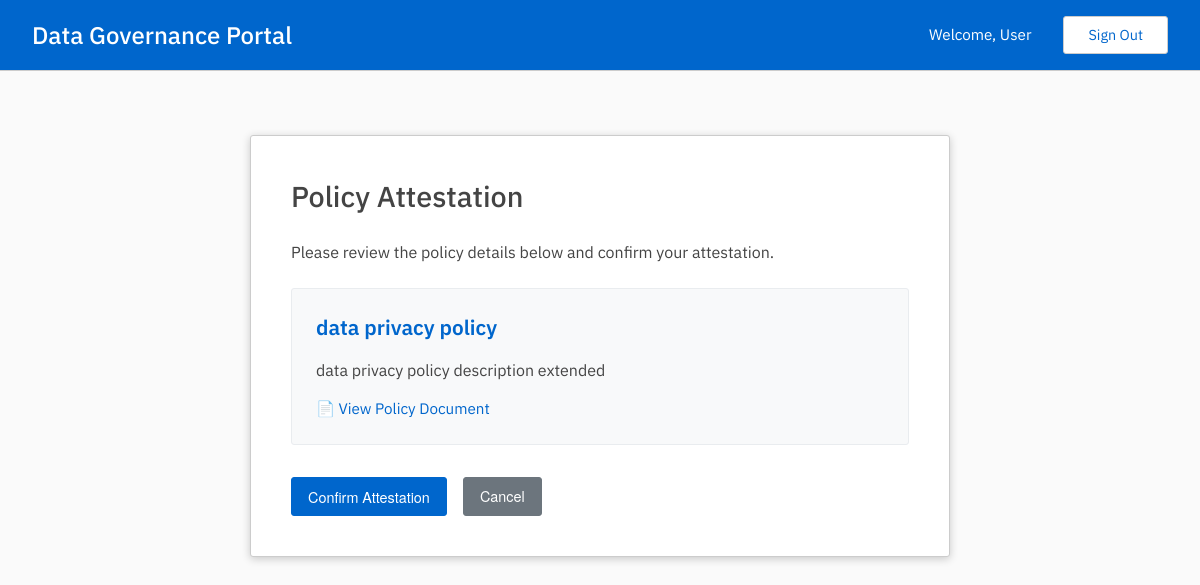
Screenshot of /user/attest/dbcb6d9a-1c7f-4633-9f4a-9ecc26459568 (signed in) with the database file from the repository.
### tables this page shows
CREATE TABLE policies(
        uuid TEXT UNIQUE NOT NULL PRIMARY KEY,
        name TEXT UNIQUE NOT NULL,
        description TEXT,
        pdf_link TEXT
        );

### user.py (the view)
@user.route('/attest/<assignment_uuid>', methods=['GET', 'POST'])
@login_required
def attest(assignment_uuid):
    if request.method == 'POST':
        write_attest_assignment(assignment_uuid)
        return redirect(url_for('user.dashboard'))
    assignment = read_get_assignment(uuid=assignment_uuid)
    policy = read_get_policy(uuid=assignment["data"]["policy"])
    return render_template('user/attest.html', assignment_uuid=assignment_uuid, policy=policy)

### auth.py (called while the page is built)
def login_required(f):
    @wraps(f)
    def wrap(*args, **kwargs):
        if session:
            return f(*args, **kwargs)
        else:
            print("401: User is not logged in.")
            return redirect(url_for('login'))
    return wrap

### db.py (called while the page is built, shortened)
def get_conn_curs():
    conn = sqlite3.connect(DATABASE)
    conn.row_factory = sqlite3.Row
    curs = conn.cursor()
    curs.execute("PRAGMA foreign_keys = ON")
    return conn, curs

def commit_close(conn, curs):
    conn.commit()
    curs.close()
    conn.close()

def get_policy(uuid=None, name=None):
    conn, curs = get_conn_curs()
    if uuid:
        curs.execute("SELECT * FROM policies WHERE uuid = ?", (uuid,))
    elif name:
        curs.execute("SELECT * FROM policies WHERE name = ?", (name,))
    policy = curs.fetchone()
    commit_close(conn, curs)
    if not policy:
        return {
            "status": "404",
            "message": "Policy not found",
            "data": None
            }
    return {
        "status": "200",
        "message": "Policy found successfully",
        "data": dict(policy)
        }

def get_assignment(uuid=None, user=None, policy=None):
    conn, curs = get_conn_curs()
    if uuid:
        curs.execute("SELECT * FROM assignments WHERE uuid = ?", (uuid,))
    elif user and policy:
        curs.execute("SELECT * FROM assignments WHERE user = ? AND policy = ?", (user, policy,))
    assignment = curs.fetchone()
    commit_close(conn, curs)
    if not assignment:
        return {
            "status": "404",
            "message": "Assignment not found",
            "data": None
            }
    return {
        "status": "200",
        "message": "Assignment found successfully",
        "data": dict(assignment)
        }

### templates/user/attest.html (shortened to what this page needs)
{% extends "base.html" %}
{% block content %}
<div class="attest-container">
    <div class="attest-card">
        <h2>Policy Attestation</h2>
        <p class="mb-3">Please review the policy details below and confirm your attestation.</p>
        <div class="policy-details">
            <h3 class="policy-name">{{ policy["data"]["name"] }}</h3>
            {% if policy["data"]["description"] %}
            <p class="policy-description">{{ policy["data"]["description"] }}</p>
            {% endif %}
            {% if policy["data"]["pdf_link"] %}
            <a href="{{ policy['data']['pdf_link'] }}" target="_blank" class="policy-link">
                📄 View Policy Document
            </a>
            {% endif %}
        </div>
        <form method="POST">
            <div class="attest-actions">
                <button type="submit" class="btn btn-action">
                    Confirm Attestation
                </button>
                <a href="{{ url_for('user.dashboard') }}" class="btn btn-secondary">
                    Cancel
                </a>
            </div>
        </form>
    </div>
</div>
{% endblock %}

### static/styles.css (style rules this page uses)
* { margin: 0; padding: 0; box-sizing: border-box; }
body { font-family: 'IBM Plex Sans'; color: #444; line-height: 1.42; min-height: 100vh; display: flex; flex-direction: column; background-color: #fafafa; }
.btn { padding: 0.5rem 1rem; border-radius: 3px; text-decoration: none; font-size: 0.9rem; cursor: pointer; transition: all 0.3s ease; border: 1px solid transparent; display: inline-block; text-align: center; font-family: 'Helvetica Neue', 'Helvetica', 'Arial', sans-serif; }
.btn-action { background-color: #06c; color: white; border-color: #06c; }
.btn-secondary { background-color: #6c757d; color: white; border-color: #6c757d; }
.attest-container { max-width: 700px; margin: 2rem auto; }
.attest-card { background-color: white; border-radius: 3px; padding: 2.5rem; box-shadow: rgba(0,0,0,0.2) 0 2px 8px; border: 1px solid #ccc; }
.attest-card h2 { color: #444; font-size: 1.8rem; margin-bottom: 1.5rem; font-weight: 500; }
.policy-details { background-color: #f8f9fa; padding: 1.5rem; border-radius: 3px; margin-bottom: 2rem; border: 1px solid #e9ecef; }
.policy-name { color: #06c; font-size: 1.3rem; font-weight: 600; margin-bottom: 1rem; }
.policy-description { color: #444; margin-bottom: 1rem; line-height: 1.42; }
.policy-link { display: inline-flex; align-items: center; gap: 0.5rem; color: #06c; text-decoration: none; font-size: 0.95rem; transition: color 0.3s ease; }
.attest-actions { display: flex; gap: 1rem; margin-top: 2rem; }
.mb-3 { margin-bottom: 1.5rem; }

### rows the page displays
policies: data.name "data privacy policy", data.description "data privacy policy description extended"

### other values shown
{{ session['user']['name'] }} "User"
